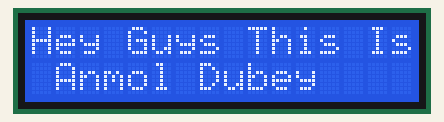
Bench run of a program on a simulated Raspberry Pi Pico running MicroPython. Parts: 16×2 character LCD. At 7.1 s the program stops and its outputs stay as they are.

Above: at 0.1 s.
At 2.1 s:
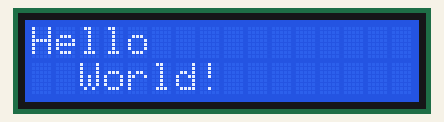

The program:

3.4_liquid_crystal_display.py
```python
from machine import I2C, Pin
from lcd1602 import LCD
import time

# Initialize I2C communication;
i2c = I2C(1, sda=Pin(6), scl=Pin(7), freq=400000)

# Create an LCD object for interfacing with the LCD1602 display
lcd = LCD(i2c)

# Display the first message on the LCD
# Use '\n' to create a new line.
string = "Hey Guys This Is\n Anmol Dubey"
lcd.message(string)
# Wait for 2 seconds
time.sleep(2)
# Clear the display
lcd.clear()

# Display the second message on the LCD
string = "Hello\n  World!"
lcd.message(string)
# Wait for 5 seconds
time.sleep(5)
# Clear the display before exiting
lcd.clear()
```

Measured:
- what the display in image 0 shows lasts 2.0 s, from 0.1 s to 2.1 s
- what the display in image 1 shows lasts 5.0 s, from 2.1 s to 7.1 s
